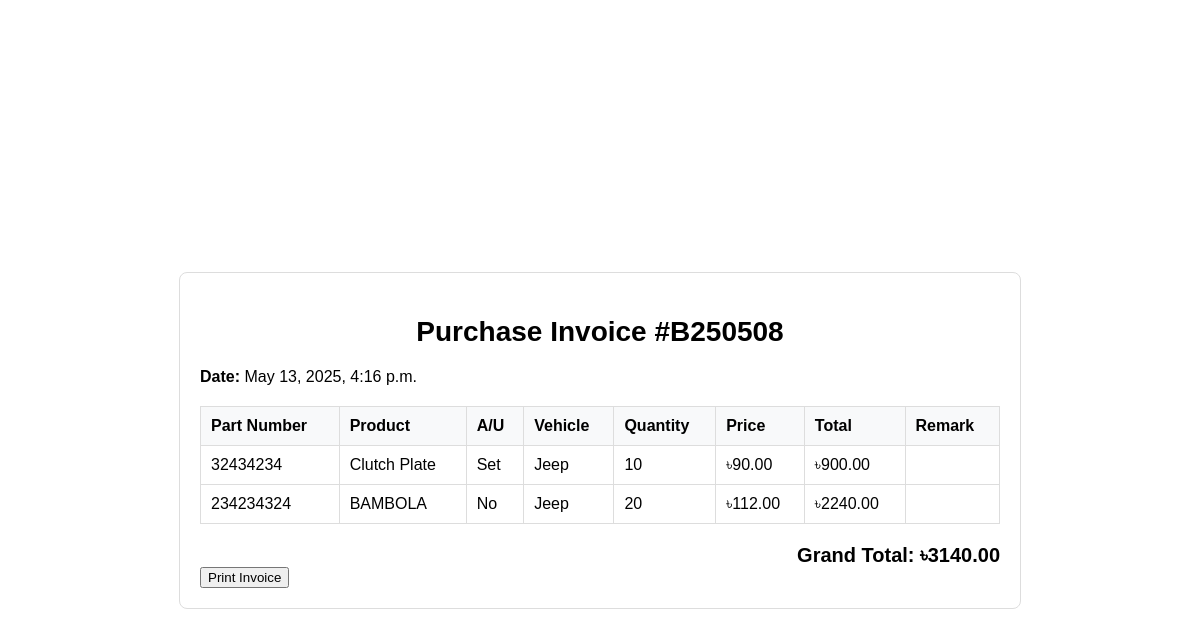
Page /purchase/invoice/print/8/ on the committed database.
### inventory/models.py (models this page shows, shortened)
class PurchaseInvoice(models.Model):
    date = models.DateTimeField(auto_now_add=True)
    received = models.BooleanField(default=False)  # Track if item is received
    invoice_number = models.CharField(max_length=20, unique=True, blank=True)

class PurchaseItem(models.Model):
    invoice = models.ForeignKey(PurchaseInvoice, on_delete=models.CASCADE)
    product = models.ForeignKey(Product, on_delete=models.CASCADE)
    rate = models.DecimalField(max_digits=10, decimal_places=2)
    cost = models.DecimalField(max_digits=10, decimal_places=2)
    quantity = models.PositiveIntegerField()
    received = models.BooleanField(default=False)  # Track if item is received
    remark = models.TextField(null=True, blank=True)
    @property
    def chs(self):
        return self.rate + self.cost
    @property
    def total(self):
        return self.chs * self.quantity

class Product(models.Model):
    name = models.CharField(max_length=100)
    part_number = models.CharField(max_length=100, unique=True)
    au = models.BooleanField(default=False)  # A/U: Boolean Yes/No
    vehicle = models.CharField(max_length=100, blank=True)  # Vehicle field (optional)

### inventory/views.py (the view)
# urls.py: path('purchase/invoice/print/<int:invoice_id>/', views.purchase_invoice_print_view, name='purchase_invoice_print'),
def purchase_invoice_print_view(request, invoice_id):
    invoice = get_object_or_404(PurchaseInvoice, id=invoice_id)
    items = invoice.purchaseitem_set.all()
    total = sum(item.total for item in items)
    return render(request, 'inventory/purchase_invoice_print.html', {
        'invoice': invoice,
        'items': items,
        'total': total
    })

### inventory/templates/inventory/purchase_invoice_print.html (shortened to what this page needs)
<!DOCTYPE html>
<html lang="en">
<head>
</head>
<br><br><br><br><br><br><br><br><br><br><br><br><br><br>
<body>
    <div class="invoice-container">
        <h2>Purchase Invoice #{{ invoice.invoice_number }}</h2>
        <div class="invoice-details">
            <p><strong>Date:</strong> {{ invoice.date }}</p>
        </div>
        <table>
            <thead>
                <tr>
                    <th>Part Number</th>
                    <th>Product</th>
                    <th>A/U</th>
                    <th>Vehicle</th>
                    <th>Quantity</th>
                    <th>Price</th>
                    <th>Total</th>
                    <th>Remark</th>
                </tr>
            </thead>
            <tbody>
                {% for item in items %}
                <tr>
                    <td>{{ item.product.part_number }}</td>
                    <td>{{ item.product.name }}</td>
                    <td>{% if item.product.au %}Set{% else %}No{% endif %}</td>
                    <td>{{ item.product.vehicle }}</td>
                    <td>{{ item.quantity }}</td>
                    <td>৳{{ item.chs }}</td>
                    <td>৳{{ item.total }}</td>
                    <td>{{ item.remark }}</td>
                </tr>
                {% endfor %}
            </tbody>
        </table>
        <div class="grand-total">
            <strong>Grand Total: ৳{{ total }}</strong>
        </div>
        <button onclick="window.print()" class="btn btn-primary">Print Invoice</button>
    </div>
</body>
</html>

### inventory/templates/inventory/purchase_invoice_print.html (style rules this page uses)
body { font-family: Arial, sans-serif; margin: 20px; color: black; }
.invoice-container { width: 90%; max-width: 800px; margin: 0 auto; padding: 20px; background-color: #fff; border: 1px solid #ddd; border-radius: 8px; }
h2 { text-align: center; font-size: 28px; margin-bottom: 20px; }
.invoice-details { margin-bottom: 20px; }
.invoice-details p { font-size: 16px; }
table { width: 100%; margin-top: 20px; border-collapse: collapse; }
table th, table td { padding: 10px; text-align: left; border: 1px solid #ddd; }
table th { background-color: #f8f9fa; font-weight: bold; }
.grand-total { text-align: right; margin-top: 20px; font-size: 20px; }

### rows in the picture
PurchaseInvoice: invoice_number "B250508", date "May 13, 2025, 4:16 p.m."
PurchaseItem: product.part_number "32434234", product.name "Clutch Plate", shows "Set", product.vehicle "Jeep", quantity "10", chs "90.00", total "900.00"
PurchaseItem: product.part_number "234234324", product.name "BAMBOLA", shows "No", product.vehicle "Jeep", quantity "20", chs "112.00", total "2240.00"

### other values in the picture
{{ total }} "3140.00"
